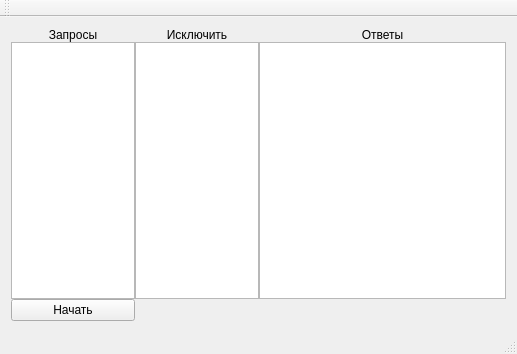
<?xml version="1.0" encoding="UTF-8"?>
<ui version="4.0">
 <class>MainWindow</class>
 <widget class="QMainWindow" name="MainWindow">
  <property name="geometry">
   <rect>
    <x>0</x>
    <y>0</y>
    <width>517</width>
    <height>354</height>
   </rect>
  </property>
  <property name="sizePolicy">
   <sizepolicy hsizetype="Expanding" vsizetype="Expanding">
    <horstretch>20</horstretch>
    <verstretch>0</verstretch>
   </sizepolicy>
  </property>
  <property name="windowTitle">
   <string>MainWindow</string>
  </property>
  <property name="layoutDirection">
   <enum>Qt::LeftToRight</enum>
  </property>
  <widget class="QWidget" name="centralWidget">
   <layout class="QGridLayout" name="gridLayout_2">
    <item row="0" column="0">
     <layout class="QGridLayout" name="gridLayout" columnstretch="1,1,2">
      <property name="sizeConstraint">
       <enum>QLayout::SetNoConstraint</enum>
      </property>
      <property name="spacing">
       <number>0</number>
      </property>
      <item row="2" column="0">
       <widget class="QPushButton" name="goBtn">
        <property name="sizePolicy">
         <sizepolicy hsizetype="Preferred" vsizetype="Preferred">
          <horstretch>0</horstretch>
          <verstretch>0</verstretch>
         </sizepolicy>
        </property>
        <property name="text">
         <string>Начать</string>
        </property>
        <property name="autoDefault">
         <bool>false</bool>
        </property>
        <property name="default">
         <bool>false</bool>
        </property>
        <property name="flat">
         <bool>false</bool>
        </property>
       </widget>
      </item>
      <item row="1" column="0">
       <widget class="QPlainTextEdit" name="requestEdit"/>
      </item>
      <item row="0" column="2">
       <widget class="QLabel" name="label_2">
        <property name="text">
         <string>Ответы</string>
        </property>
        <property name="alignment">
         <set>Qt::AlignCenter</set>
        </property>
       </widget>
      </item>
      <item row="0" column="1">
       <widget class="QLabel" name="label_3">
        <property name="text">
         <string>Исключить</string>
        </property>
        <property name="alignment">
         <set>Qt::AlignCenter</set>
        </property>
       </widget>
      </item>
      <item row="1" column="2">
       <widget class="QPlainTextEdit" name="replyEdit"/>
      </item>
      <item row="1" column="1">
       <widget class="QPlainTextEdit" name="blackListEdit"/>
      </item>
      <item row="0" column="0">
       <widget class="QLabel" name="label">
        <property name="text">
         <string>Запросы</string>
        </property>
        <property name="alignment">
         <set>Qt::AlignCenter</set>
        </property>
       </widget>
      </item>
     </layout>
    </item>
   </layout>
  </widget>
  <widget class="QMenuBar" name="menuBar">
   <property name="geometry">
    <rect>
     <x>0</x>
     <y>0</y>
     <width>517</width>
     <height>27</height>
    </rect>
   </property>
  </widget>
  <widget class="QToolBar" name="mainToolBar">
   <property name="sizePolicy">
    <sizepolicy hsizetype="Preferred" vsizetype="Preferred">
     <horstretch>0</horstretch>
     <verstretch>0</verstretch>
    </sizepolicy>
   </property>
   <attribute name="toolBarArea">
    <enum>TopToolBarArea</enum>
   </attribute>
   <attribute name="toolBarBreak">
    <bool>false</bool>
   </attribute>
  </widget>
  <widget class="QStatusBar" name="statusBar"/>
 </widget>
 <layoutdefault spacing="6" margin="11"/>
 <resources/>
 <connections/>
</ui>
